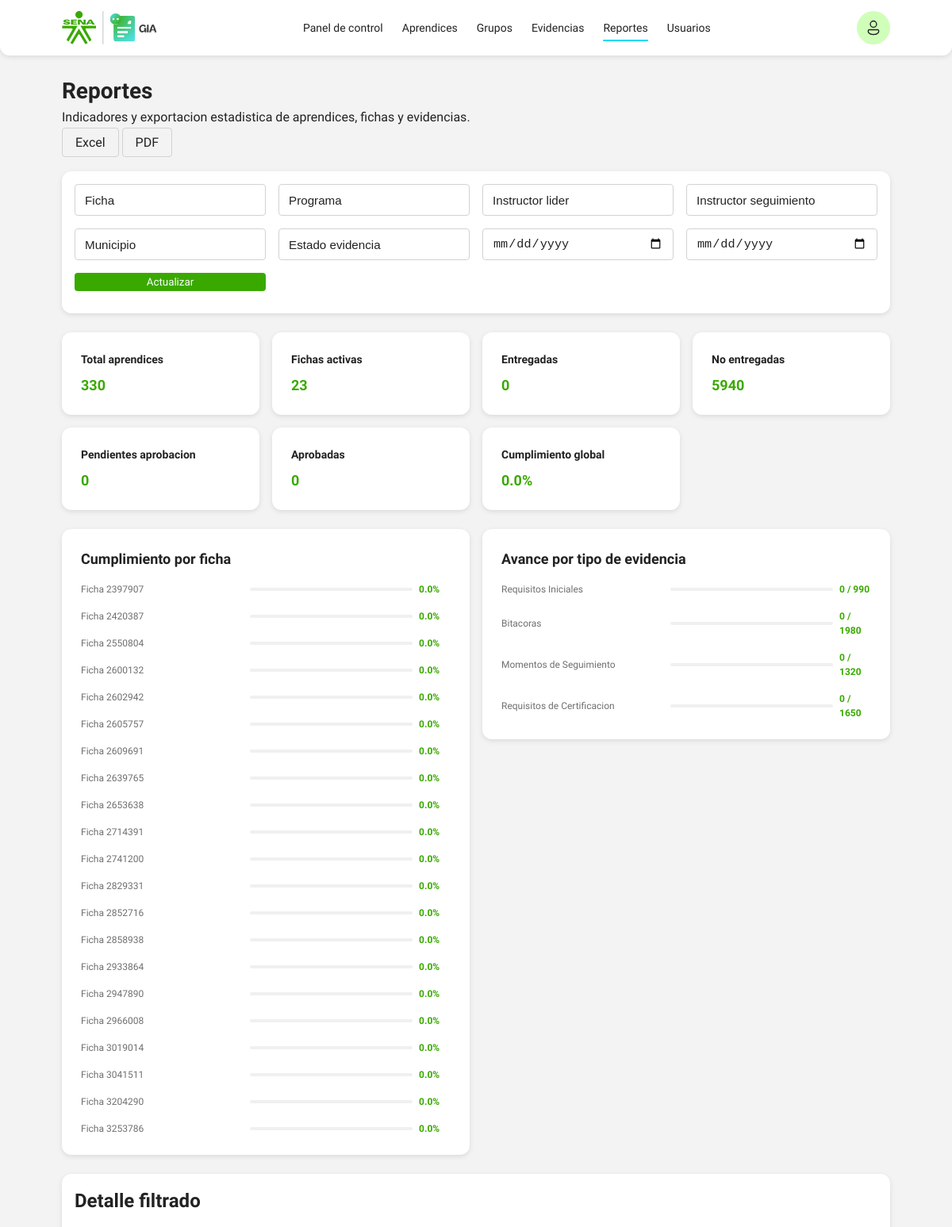
Page /reports/ (signed in, upper part) on the committed database.
### models/apprentice.py (models this page shows)
class Apprentice(db.Model):
    __tablename__ = "apprentice"
    id = db.Column(db.Integer, primary_key=True)
    created_by = db.Column(db.Integer, db.ForeignKey("user.id"), nullable=False)
    student_user_id = db.Column(db.Integer, db.ForeignKey("user.id"), nullable=True)
    group_id = db.Column(db.Integer, db.ForeignKey("training_group.id"), nullable=True, index=True)
    group_number = db.Column(db.String(30), nullable=False, index=True)
    document_type = db.Column(db.String(30), nullable=False)
    document_number = db.Column(db.String(30), unique=True, nullable=False, index=True)
    first_names = db.Column(db.String(120), nullable=False)
    last_names = db.Column(db.String(120), nullable=False)
    gender = db.Column(db.String(20), nullable=True)
    phone = db.Column(db.String(30), nullable=True)
    email = db.Column(db.String(150), nullable=True)
    municipality_origin = db.Column(db.String(120), nullable=True)
    program_name = db.Column(db.String(150), nullable=True)
    program_level = db.Column(db.String(80), nullable=True)
    group_validity = db.Column(db.String(80), nullable=True)
    lead_instructor = db.Column(db.String(150), nullable=True)
    followup_instructor = db.Column(db.String(150), nullable=True)
    followup_instructor_email = db.Column(db.String(150), nullable=True)
    ep_modality = db.Column(db.String(120), nullable=True)
    sofia_status = db.Column(db.String(80), nullable=True)
    practice_start_date = db.Column(db.String(40), nullable=True)
    practice_end_date = db.Column(db.String(40), nullable=True)
    followup_moment1_start = db.Column(db.String(40), nullable=True)
    followup_moment1_end = db.Column(db.String(40), nullable=True)
    followup_moment2_start = db.Column(db.String(40), nullable=True)
    followup_moment2_end = db.Column(db.String(40), nullable=True)
    followup_moment3_start = db.Column(db.String(40), nullable=True)
    followup_moment3_end = db.Column(db.String(40), nullable=True)
    followup_moment4_start = db.Column(db.String(40), nullable=True)
    followup_moment4_end = db.Column(db.String(40), nullable=True)
    company_name = db.Column(db.String(150), nullable=True)
    company_municipality = db.Column(db.String(120), nullable=True)
    company_address = db.Column(db.String(180), nullable=True)
    coformador_name = db.Column(db.String(150), nullable=True)
    coformador_email = db.Column(db.String(150), nullable=True)
    coformador_phone = db.Column(db.String(30), nullable=True)
    arl_responsible = db.Column(db.String(150), nullable=True)
    continues_company = db.Column(db.String(30), nullable=True)
    individual_management = db.Column(db.Text, nullable=True)
    followup_moments = db.Column(db.String(200), nullable=True)
    evaluation_date = db.Column(db.String(40), nullable=True)
    english_results = db.Column(db.String(120), nullable=True)
    created_at = db.Column(db.DateTime, default=datetime.utcnow)
    group = db.relationship("TrainingGroup", back_populates="apprentices", lazy="joined")
    bitacoras = db.relationship(
        "Bitacora",
        backref="apprentice",
        lazy="select",
        cascade="all, delete-orphan",
        order_by="desc(Bitacora.created_at)",
    )
    student_user = db.relationship("User", foreign_keys=[student_user_id], lazy="select")
    evidence_submissions = db.relationship(
        "EvidenceSubmission",
        back_populates="apprentice",
        lazy="select",
        cascade="all, delete-orphan",
    )
    @property
    def full_name(self):
        return f"{self.first_names} {self.last_names}".strip()

### routes/reports.py (the view)
@reports_bp.route("/")
@login_required
def index():
    if not _can_view_reports():
        flash("No tienes permisos para ver reportes.", "warning")
        return redirect(url_for("dashboard.index"))
    query, filters = _filtered_query()
    submissions = query.all()
    apprentices = Apprentice.query.all()
    groups = TrainingGroup.query.order_by(TrainingGroup.group_number).all()
    stats = global_evidence_stats(query)
    group_rows = group_compliance_rows(submissions)
    filter_options = {
        "groups": sorted({item.group_number for item in apprentices if item.group_number}),
        "programs": sorted({item.program_name for item in apprentices if item.program_name}),
        "leaders": sorted({item.lead_instructor for item in apprentices if item.lead_instructor}),
        "followups": sorted({item.followup_instructor for item in apprentices if item.followup_instructor}),
        "municipalities": sorted({item.municipality_origin for item in apprentices if item.municipality_origin}),
    }
    type_rows = []
    for evidence_type in EVIDENCE_TYPES:
        items = [item for item in submissions if item.activity.evidence_type == evidence_type]
        approved = sum(1 for item in items if item.status == "aprobado")
        type_rows.append({
            "type": evidence_type,
            "approved": approved,
            "total": len(items),
            "percent": round((approved / len(items)) * 100, 1) if items else 0,
        })
    return render_template(
        "reports/index.html",
        filters=filters,
        filter_options=filter_options,
        stats=stats,
        group_rows=group_rows,
        type_rows=type_rows,
        submissions=submissions[:200],
        total_apprentices=len(apprentices),
        total_groups=len(groups),
        status_labels=EVIDENCE_STATUS_LABELS,
    )

### models/evidence.py (called while the page is built)
    @property
    def status_label(self):
        return EVIDENCE_STATUS_LABELS.get(self.status, self.status)

### routes/reports.py (called while the page is built)
def _can_view_reports():
    return current_user.role in ["docente", "visualizador", "super_admin"]

### services/auth_helpers.py (called while the page is built)
@login_manager.user_loader
def load_user(user_id):
    return User.query.get(int(user_id))

### services/evidence_service.py (called while the page is built)
def global_evidence_stats(query=None):
    submissions = query.all() if query is not None else EvidenceSubmission.query.all()
    total = len(submissions)
    approved = sum(1 for item in submissions if item.status == EVIDENCE_STATUS_APPROVED)
    pending = sum(1 for item in submissions if item.status == "pendiente_aprobacion")
    not_submitted = sum(1 for item in submissions if item.status == EVIDENCE_STATUS_NOT_SUBMITTED)
    return {
        "total": total,
        "approved": approved,
        "pending": pending,
        "not_submitted": not_submitted,
        "delivered": approved + pending,
        "global_percent": round((approved / total) * 100, 1) if total else 0,
    }

def group_compliance_rows(submissions=None):
    submissions = submissions or EvidenceSubmission.query.all()
    grouped = defaultdict(list)
    for submission in submissions:
        grouped[submission.apprentice.group_number].append(submission)
    rows = []
    for group_number, items in sorted(grouped.items()):
        approved = sum(1 for item in items if item.status == EVIDENCE_STATUS_APPROVED)
        total = len(items)
        rows.append({
            "group_number": group_number,
            "approved": approved,
            "total": total,
            "percent": round((approved / total) * 100, 1) if total else 0,
        })
    return rows

### templates/reports/index.html (shortened to what this page needs)
{% extends "base.html" %}
{% block content %}
<section class="page-head">
  <div>
    <h1>Reportes</h1>
    <p>Indicadores y exportacion estadistica de aprendices, fichas y evidencias.</p>
  </div>
  <div class="hero-actions">
    <a class="ghost-btn" href="{{ url_for('reports.export_xlsx', **request.args) }}">Excel</a>
    <a class="ghost-btn" href="{{ url_for('reports.export_pdf', **request.args) }}">PDF</a>
  </div>
</section>
<section class="panel">
  <form class="filters-grid filters-grid--four" method="get">
    <select name="group_number"><option value="">Ficha</option>{% for value in filter_options.groups %}<option value="{{ value }}" {% if filters.group_number == value %}selected{% endif %}>{{ value }}</option>{% endfor %}</select>
    <select name="program_name"><option value="">Programa</option>{% for value in filter_options.programs %}<option value="{{ value }}" {% if filters.program_name == value %}selected{% endif %}>{{ value }}</option>{% endfor %}</select>
    <select name="lead_instructor"><option value="">Instructor lider</option></select>
    <select name="followup_instructor"><option value="">Instructor seguimiento</option></select>
    <select name="municipality"><option value="">Municipio</option></select>
    <select name="status"><option value="">Estado evidencia</option>{% for key, label in status_labels.items() %}<option value="{{ key }}" {% if filters.status == key %}selected{% endif %}>{{ label }}</option>{% endfor %}</select>
    <input type="date" name="date_from" value="{{ filters.date_from }}">
    <input type="date" name="date_to" value="{{ filters.date_to }}">
    <button class="primary-btn" type="submit">Actualizar</button>
  </form>
</section>
<section class="stats-grid">
  <article class="stat-card"><h3>Total aprendices</h3><strong>{{ total_apprentices }}</strong></article>
  <article class="stat-card"><h3>Fichas activas</h3><strong>{{ total_groups }}</strong></article>
  <article class="stat-card"><h3>Entregadas</h3><strong>{{ stats.delivered }}</strong></article>
  <article class="stat-card"><h3>No entregadas</h3><strong>{{ stats.not_submitted }}</strong></article>
  <article class="stat-card"><h3>Pendientes aprobacion</h3><strong>{{ stats.pending }}</strong></article>
  <article class="stat-card"><h3>Aprobadas</h3><strong>{{ stats.approved }}</strong></article>
  <article class="stat-card"><h3>Cumplimiento global</h3><strong>{{ stats.global_percent }}%</strong></article>
</section>
<section class="analytics-grid">
  <article class="panel metric-panel">
    <h2>Cumplimiento por ficha</h2>
    <div class="progress-list">
      {% for row in group_rows %}
      <div><span>Ficha {{ row.group_number }}</span><meter min="0" max="100" value="{{ row.percent }}"></meter><strong>{{ row.percent }}%</strong></div>
      {% endfor %}
    </div>
  </article>
  <article class="panel metric-panel">
    <h2>Avance por tipo de evidencia</h2>
    <div class="progress-list">
      {% for row in type_rows %}
      <div><span>{{ row.type }}</span><meter min="0" max="100" value="{{ row.percent }}"></meter><strong>{{ row.approved }} / {{ row.total }}</strong></div>
      {% endfor %}
    </div>
  </article>
</section>
<section class="panel">
  <div class="panel__header"><h2>Detalle filtrado</h2></div>
</section>
{% endblock %}

### static/css/base.css (style rules this page uses)
* { box-sizing: border-box; margin: 0; padding: 0; }
body { font-family: var(--font-family); background: var(--bg); color: var(--text); line-height: 1.5; }
a { text-decoration: none; color: inherit; }
button { font-family: var(--font-family); cursor: pointer; }

### static/css/componets.css (style rules this page uses)
.primary-btn { display: inline-flex; align-items: center; justify-content: center; background: var(--green); padding: 4px 12px; color: #fff; border: 0; border-radius: var(--space-xs); cursor: pointer; transition: background 0.3s ease-in-out; }
.ghost-btn { background: transparent; border: 1px solid var(--line); padding: var(--space-sm) var(--space-md); border-radius: var(--space-xs); font-weight: 400; color: var(--text); cursor: pointer; }
.panel { background: var(--surface); border-radius: var(--radius); box-shadow: var(--shadow); padding: var(--space-md); margin-bottom: var(--space-lg); }
.panel__header { display: flex; justify-content: space-between; align-items: center; margin-bottom: var(--space-md); }
.stat-card { padding: 24px; border-radius: var(--radius); background: var(--surface); box-shadow: var(--shadow); display: flex; flex-direction: column; justify-content: center; align-items: flex-start; gap: var(--space-sm); }
.stats-grid { display: grid; grid-template-columns: repeat(4, 1fr); gap: var(--space-md); margin-bottom: var(--space-lg); }
.stat-card h3 { font-size: 14px; font-weight: 600; color: var(--text); margin: 0; }
.stat-card strong { font-size: 18px; font-weight: 700; color: var(--green); }
.analytics-grid { display: grid; grid-template-columns: 1fr 1fr; gap: 16px; align-items: start; }
.metric-panel { padding: var(--space-lg); border-radius: var(--radius); background: var(--surface); box-shadow: var(--shadow); }
.metric-panel h2 { margin: 0 0 var(--space-md); font-size: 18px; font-weight: 700; color: var(--text); }
.progress-list { display: grid; gap: var(--space-md); }
.progress-list div { display: grid; grid-template-columns: minmax(180px, 1fr) 1fr 40px; align-items: center; gap: var(--space-sm); font-size: 12px; color: var(--muted); }
.progress-list meter { width: 100%; height: 8px; border-radius: 20px; }
.progress-list strong { color: var(--green); font-weight: 600; }

### static/css/layout.css (style rules this page uses)
.page-head { display: flex; flex-direction: column; gap: var(--space-sm); margin-bottom: var(--space-lg); padding-top: var(--space-lg); }
.page-head h1 { font-size: 28px; font-weight: 600; color: var(--text); }

### static/css/tokens.css (style rules this page uses)
:root { --font-family: 'Work Sans', sans-serif; --green: #39a900; --darkgreen: #007832; --navy: #00304d; --cyan: #09daf6; --danger: #d13438; --darkdanger: #a32f2f; --muted: #706f6e; --darkmuted: #404040; --text: #222; --surface: #fff; --bg: #f3f3f3; --line: #d2d2d2; --space-xs: 4px; --space-sm: 8px; --space-md: 16px; --space-lg: 24px; --radius: 12px; --shadow: 0 2px 6px rgba(0,0,0,0.1); }

### static/css/tokens2.css (style rules this page uses)
:root { --font-family: 'Work Sans', sans-serif; --colorneutral-1: #ffffff; --colorneutral-2: #f3f3f3; --colorneutral-3: #d2d2d2; --colorneutral-4: #706f6e; --colorneutral-5: #404040; --colorneutral-6: #222222; --colorgreen-1: #39a900; --colorgreen-2: #007832; --colornavy-1: #00304d; --colorcyan-1: #09daf6; --colorviolet-1: #71277a; --coloryellow-1: #fdc300; --colororange-1: #ff6b00; --colorred-1: #d13438; --colorred-2: #a32f2f; --space-s: 4px; --space-m: 8px; --space-l: 12px; --space-xl: 16px; --radius-1: 4px; --radius-2: 8px; --radius-3: 12px; --shadow: 0 2px 6px rgba(0,0,0,0.1); }

### static/css/apprentices.css (style rules this page uses)
.filters-grid--four { display: grid; grid-template-columns: repeat(4, 1fr); gap: 16px; margin-bottom: 12px; }
.filters-grid--four input, .filters-grid--four select, .filters-grid--four .combobox input { width: 100%; height: 40px; border: 1px solid #d2d2d2; border-radius: var(--space-xs); padding: 0 12px; font-size: 0.95rem; color: #222; background-color: #fff; box-sizing: border-box; transition: border-color 0.2s ease; }
.filters-grid--four select { appearance: none; -webkit-appearance: none; -moz-appearance: none; background-repeat: no-repeat; background-position: right 12px center; background-size: 16px; cursor: pointer; }
.filters-grid--four select option { padding: 8px 12px; font-size: 0.95rem; color: #222; }

### rows in the picture
Apprentice: group_number "2397907", percent "0.0"
Apprentice: group_number "2420387", percent "0.0"
Apprentice: group_number "2550804", percent "0.0"
Apprentice: group_number "2600132", percent "0.0"
Apprentice: group_number "2602942", percent "0.0"
Apprentice: group_number "2605757", percent "0.0"
Apprentice: group_number "2609691", percent "0.0"
Apprentice: group_number "2639765", percent "0.0"
Apprentice: group_number "2653638", percent "0.0"
Apprentice: group_number "2714391", percent "0.0"
Apprentice: group_number "2741200", percent "0.0"
Apprentice: group_number "2829331", percent "0.0"
Apprentice: group_number "2852716", percent "0.0"
Apprentice: group_number "2858938", percent "0.0"
Apprentice: group_number "2933864", percent "0.0"
Apprentice: group_number "2947890", percent "0.0"
Apprentice: group_number "2966008", percent "0.0"
Apprentice: group_number "3019014", percent "0.0"
Apprentice: group_number "3041511", percent "0.0"
Apprentice: group_number "3204290", percent "0.0"
Apprentice: group_number "3253786", percent "0.0"

### other values in the picture
{{ total_apprentices }} "330"
{{ total_groups }} "23"
{{ stats.delivered }} "0"
{{ stats.not_submitted }} "5940"
{{ stats.pending }} "0"
{{ stats.approved }} "0"
{{ stats.global_percent }} "0.0"
{{ row.type }} "Requisitos Iniciales" "Bitacoras" "Momentos de Seguimiento" "Requisitos de Certificacion"
{{ row.approved }} "0" "0" "0" "0"
{{ row.total }} "990" "1980" "1320" "1650"
